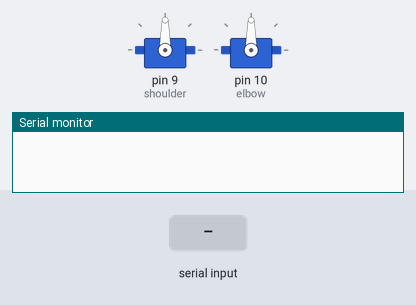
A sketch run on a simulated Arduino Uno, built with avr-gcc and run on an emulated ATmega328P. On the bench: 2 × servo, the last lines printed to the serial monitor. The test bench sets the inputs (shaded band).

Above: at 1.2 s.
1.3 s: "5\n" received over Serial
At 2.2 s:
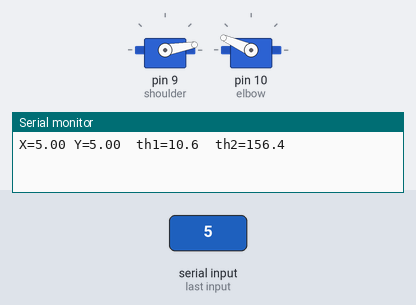
2.8 s: "90 45\n" received over Serial
Timing chart, 0 to 5.8 s (numbered marks = the images above; inputs shaded):
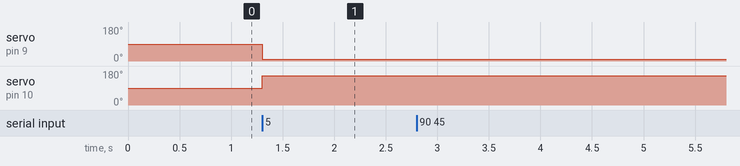

The sketch:

robot_arm_ik_471.ino
```cpp
// snippet: robot_arm_ik_471
// tags: robot, arm, ik, inverse-kinematics, servo, math
// boards: avr, megaavr, nano33iot, rp2040
// not-tags: romi32u4
// library: Servo
// description: 2-DOF planar IK: receive target x,y over Serial (e
// prompts: 2-dof, planar, receive, target, compute, cosines
// verified: compile-only
// source: kd-generated (id 471)
// exact-include: Servo.h, math.h

#include <Servo.h>
#include <math.h>

Servo shoulder;
Servo elbow;

const float L1 = 15.0f;  // upper arm length (cm)
const float L2 = 10.0f;  // forearm length (cm)

void setup() {
  Serial.begin(9600);
  shoulder.attach(9);
  elbow.attach(10);
}

void loop() {
  if (Serial.available() > 0) {
    String input = Serial.readStringUntil('\n');
    float x = input.substring(0, input.indexOf(' ')).toFloat();
    float y = input.substring(input.indexOf(' ') + 1).toFloat();

    float th1, th2;
    if (ik2dof(x, y, th1, th2)) {
      shoulder.write(constrain((int)th1, 0, 180));
      elbow.write(constrain((int)th2, 0, 180));
      Serial.print("X="); Serial.print(x);
      Serial.print(" Y="); Serial.print(y);
      Serial.print("  th1="); Serial.print(th1, 1);
      Serial.print("  th2="); Serial.println(th2, 1);
    } else {
      Serial.println("Target out of reach");
    }
  }
}

// Returns true if target is reachable; writes joint angles in degrees to th1, th2
bool ik2dof(float x, float y, float& th1, float& th2) {
  float r2 = x * x + y * y;
  float cosT2 = (r2 - L1 * L1 - L2 * L2) / (2.0f * L1 * L2);
  if (cosT2 < -1.0f || cosT2 > 1.0f) return false;  // out of reach

  float t2 = acos(cosT2);                              // elbow-up solution
  float t1 = atan2(y, x) - atan2(L2 * sin(t2), L1 + L2 * cos(t2));

  th1 = t1 * 180.0f / PI;
  th2 = t2 * 180.0f / PI;
  return true;
}
```

Measured:
- after the input at 1.3 s, servo on pin 9 (shoulder): 90° → 10° at once; servo on pin 10 (elbow): 90° → 156° at once
